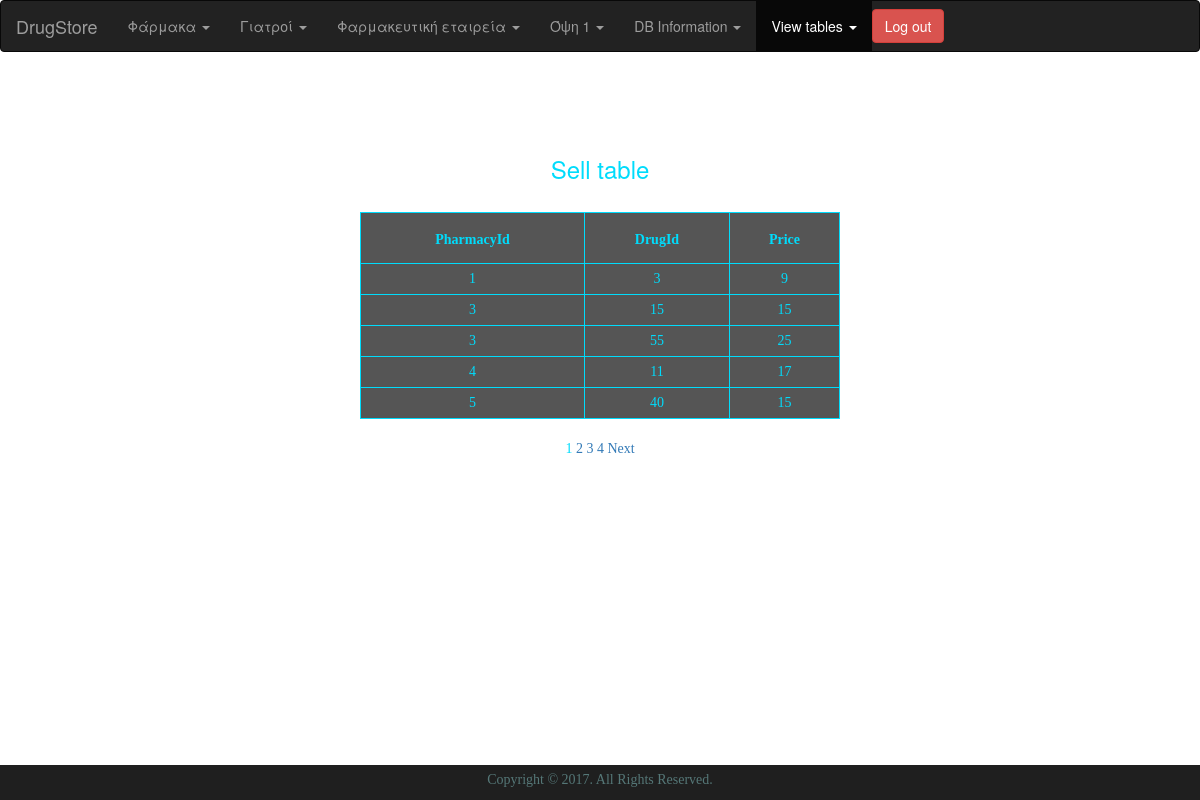
Page /site2/view_sell.php (signed in) on the committed database.
### tables this page shows
create table Sell(
PharmacyId int not null,
DrugId int not null,
Price int check(Price>0),
foreign key(PharmacyId) references Pharmacy(PharmacyId) ON DELETE CASCADE ON UPDATE CASCADE,
foreign key(DrugId) references Drug(DrugId) ,
constraint sl_key primary key(PharmacyId,DrugId) );

### site2/view_sell.php (the view, shortened to what this page needs)
<!DOCTYPE html>
<html lang="en">
<head>
  <link href="css/bootstrap.min.css" rel="stylesheet">
</head>
<body background="images/30.jpg">
<div>
<nav class="navbar navbar-inverse">
  <div class="container-fluid">
    <div class="navbar-header">
      <a class="navbar-brand" href="http://localhost:8888/site2/index.php">DrugStore</a>
    </div>
    <ul class="nav navbar-nav">
	  <li class="dropdown">
	  	<a class="dropdown-toggle" data-toggle="dropdown" href="#">Φάρμακα
	    	<span class="caret"></span></a>
	        </li>
      <li>
	  <li class="dropdown">
	  	<a class="dropdown-toggle" data-toggle="dropdown" href="#">Γιατροί
	    	<span class="caret"></span></a>
	        </li>
      <li>
  	  <li class="dropdown">
  	  	<a class="dropdown-toggle" data-toggle="dropdown" href="#">Φαρμακευτική εταιρεία
  	    	<span class="caret"></span></a>
  	        </li>
        <li>
  	  <li class="dropdown">
  	  	<a class="dropdown-toggle" data-toggle="dropdown" href="#">Όψη 1
  	    	<span class="caret"></span></a>
  	        </li>
        <li>
		<li class="dropdown">
			<a class="dropdown-toggle" data-toggle="dropdown" href="#">DB Information
		  	<span class="caret"></span></a>
		      </li>
	<li>
  	  <li class="active">
  	  	<a class="dropdown-toggle" data-toggle="dropdown" href="#">View tables
  	    	<span class="caret"></span></a>
  	        </li>
        <li>
			<button class="btn btn-danger navbar-btn navbar-right"><a href="logout.php"><font color="white">Log out</font></a></button>
    </ul>
  </div>
</nav>
<?php
		require_once('mysqli_connect.php');
		$display = 5;
		if (isset($_GET['p']) && is_numeric($_GET['p'])){
			$pages = $_GET['p'];
		}else{
			$q = "SELECT COUNT(PharmacyId) FROM Sell";
			$r = @mysqli_query($conn, $q);
			$row = @mysqli_fetch_array($r, MYSQLI_NUM);
			$records = $row[0];
			if ($records > $display){
				$pages = ceil($records/$display);
			}else{
				$pages = 1;
			}
		}
		if (isset($_GET['s']) && is_numeric($_GET['s'])){
			$start = $_GET['s'];
		}else{
			$start = 0;
		}
		$q = "SELECT PharmacyId,DrugId,Price FROM Sell ORDER BY PharmacyId ASC LIMIT $start, $display";
		$r = @mysqli_query($conn, $q);
		echo '<h3>Sell table</h3>';
		echo '</br><table align="center" cellspacing="3" cellpadding="3" width="40%">
			<tr>
				<td align="left"><h5><b>PharmacyId</b></h5></td>
				<td align="left"><h5><b>DrugId</b></h5></td>
				<td align="left"><h5><b>Price</b></h5></td>
			</tr>';
		while ($row = mysqli_fetch_array($r, MYSQLI_ASSOC)){
			echo '<tr>
					<td align="left">' . $row['PharmacyId'] . '</td>
					<td align="left">' . $row['DrugId'] . '</td>
					<td align="left">' . $row['Price'] . '</td>
				  </tr>';
		}
		echo '</table>';
		if ($pages > 1){
			echo '<br /><p>';
			$current_page = ($start/$display)+1;
				for ($i=1; $i<=$pages; $i++){
					if ($i != $current_page){
						echo '<a href="view_sell.php?s=' . (($display *
						($i - 1))) . '&p=' . $pages . '">' . $i . '</a> ';
					}else{
						echo $i . ' ';
					}
				}
				if ($current_page != $pages){
					echo '<a href="view_sell.php?s=' . ($start + $display) . '&p=' . $pages . '">Next</a>';
				}
				echo '</p>';
		}
?>
<footer>
<section class="copyright-section">
<div class="container">
<div class="row">
<div class="col-sm-12">
<div class="copyright">
<p>Copyright &copy; 2017. All Rights Reserved.</p>
</div>
</div>
</div>
</div>
</section>
</footer>
</div>
</body>
</html>

### site2/view_sell.php (style rules this page uses)
html, body { background-repeat:no-repeat; background-size:cover; width: 100%; height: 100%; }
footer { background: #1F1F1F; bottom: 0; position:fixed; right:0; left:0; }
footer .copyright-section { background: #1F1F1F; padding: 10px 1000; }
footer .copyright-section .copyright { margin-top: 5px; }
footer .copyright-section .copyright p { text-align: center; color: #577; }
p,td,b { color:#00DCFC; text-align:center; font-family: "Comic Sans MS"; }
h1,h3,h4,h5 { margin-top: 1em; color:#00DCFC; text-align:center; }
table, th, td { border: 1px solid #00DCFC; border-collapse: collapse; empty-cells: hide; background: RGBA(31, 31, 31, 0.5); }
th, td { padding: 5px; text-align: center; }

### rows in the picture
sell: PharmacyId "1", DrugId "3", Price "9"
sell: PharmacyId "3", DrugId "15", Price "15"
sell: PharmacyId "3", DrugId "55", Price "25"
sell: PharmacyId "4", DrugId "11", Price "17"
sell: PharmacyId "5", DrugId "40", Price "15"
